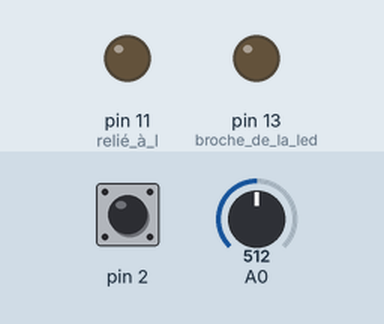
Simulated run of this sketch. Board: Arduino Uno, built with avr-gcc and run on an emulated ATmega328P. Shown: output pins drawn as LEDs (lit = HIGH). Inputs (shaded band) come from the test bench; at power-on: A0 = 512, pin 2 HIGH.

Above: at 1.2 s.
1.3 s: A0 set to 12
2.8 s: A0 set to 9
At 3.9 s:
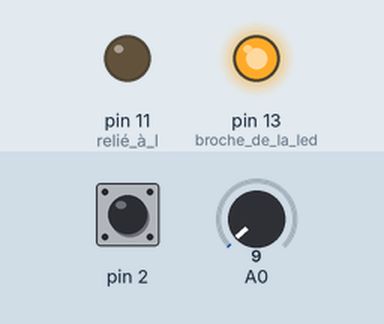
Timing chart, 0 to 5.8 s (numbered marks = the images above; inputs shaded):
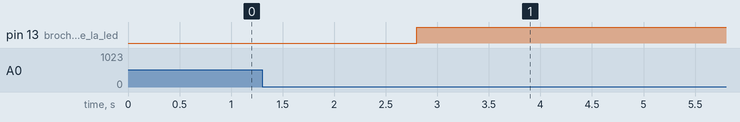

Measured:
- the behaviour switches between 11 and 10 on A0 (found by bisection; images 0 and 1)
- after the input at 1.3 s, every drawn part: stays the same
- after the input at 2.8 s, pin 13 (broche_de_la_led): LOW → HIGH at once

The sketch:

commandeAUDIO.ino
```cpp
/*fonctionne avec n'importe quel fichier son, créé avec Audacity

 frequences stables sinus a ajuster peut etre !
 2000 Hz => 85
 625 Hz => 170
 355 Hz => 255
 300 Hz => 340
 200 Hz => 425
 170 Hz => 510
 140 Hz => 595
 120 Hz => 680
 110 Hz => 765
 95 Hz => 850
 88 Hz => 935
 80 Hz => 1020
 75 Hz => 1105
 70 Hz => 1190
 55 Hz => 1445
 45 Hz => 1700
 35 Hz => 2550
 23 Hz => 3400
 */

int count=0;
int frequence=0;
int avgcount=0;
void setup(){
  attachInterrupt(0, interrupt, LOW);
  pinMode(11,OUTPUT); // relié à l'entrée D2, pour l'interruption
  pinMode(13,OUTPUT); // broche de la led
  Serial.begin(9600);

}

void loop(){
  while(analogRead(A0)>10){
    digitalWrite(13,LOW);
  }
  digitalWrite(13,HIGH);
  if(count>0){
    avgcount++;
    if(avgcount==2){    //filtrage du son (on prend la deuxieme mesure
      Serial.println(count);
      avgcount=0;
      if(count==1700){  // 45 Hz
        digitalWrite(11,HIGH);
        delay(50);

      }
      if(count == 850){ //95 Hz
        digitalWrite(11,LOW);
        delay(50);
      }


    }
  }
  count = 0;


}

void interrupt()
{
  count++;
}
```
